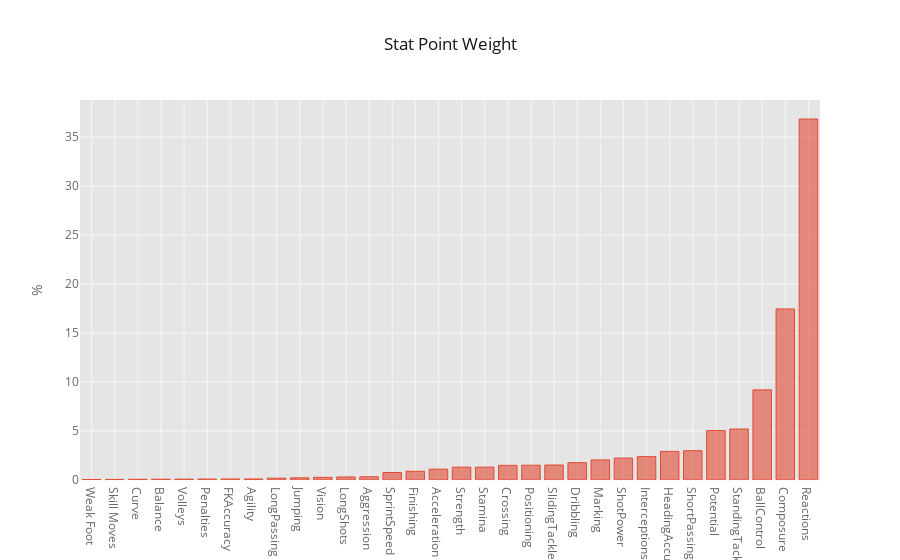

The notebook cell saved with this chart:
### Markdown cell above
### Weight
* Assigned weights to stat points based on how much it affects overall rating

### Code cell
#Find which stat points most affect the overall rating
weights = pd.Series(100*regbgb.feature_importances_,index=X_train.columns).sort_values()
weights.iplot(kind='bar', yTitle='%', world_readable=True, title='Stat Point Weight')

### Figure 1 — Plotly figure (JSON) as saved in the notebook; plotly's stock layout.template omitted (floating-point values rounded to 4 significant figures)
{"data": [{"marker": {"color": "rgba(226, 74, 51, 0.6)", "line": {"color": "rgba(226, 74, 51, 1.0)", "width": 1}}, "name": "None", "orientation": "v", "text": "", "type": "bar", "uid": "3d7006a1-2859-40fc-bb83-03303d12f92a", "x": ["Weak Foot", "Skill Moves", "Curve", "Balance", "Volleys", "Penalties", "FKAccuracy", "Agility", "LongPassing", "Jumping", "Vision", "LongShots", "Aggression", "SprintSpeed", "Finishing", "Acceleration", "Strength", "Stamina", "Crossing", "Positioning", "SlidingTackle", "Dribbling", "Marking", "ShotPower", "Interceptions", "HeadingAccuracy", "ShortPassing", "Potential", "StandingTackle", "BallControl", "Composure", "Reactions"], "y": [0.05228, 0.05746, 0.07437, 0.07956, 0.08625, 0.09707, 0.103, 0.1069, 0.181, 0.2202, 0.2732, 0.3085, 0.3313, 0.7641, 0.8908, 1.108, 1.31, 1.312, 1.494, 1.508, 1.528, 1.769, 2.05, 2.237, 2.386, 2.919, 2.99, 5.047, 5.205, 9.201, 17.46, 36.85]}], "layout": {"legend": {"bgcolor": "#FFFFFF", "font": {"color": "#666666"}}, "paper_bgcolor": "#FFFFFF", "plot_bgcolor": "#E5E5E5", "title": {"font": {"color": "#151516"}, "text": "Stat Point Weight"}, "xaxis": {"gridcolor": "#F6F6F6", "showgrid": true, "tickfont": {"color": "#666666"}, "title": {"font": {"color": "#666666"}, "text": ""}, "zerolinecolor": "#F6F6F6"}, "yaxis": {"gridcolor": "#F6F6F6", "showgrid": true, "tickfont": {"color": "#666666"}, "title": {"font": {"color": "#666666"}, "text": "%"}, "zerolinecolor": "#F6F6F6"}}}
